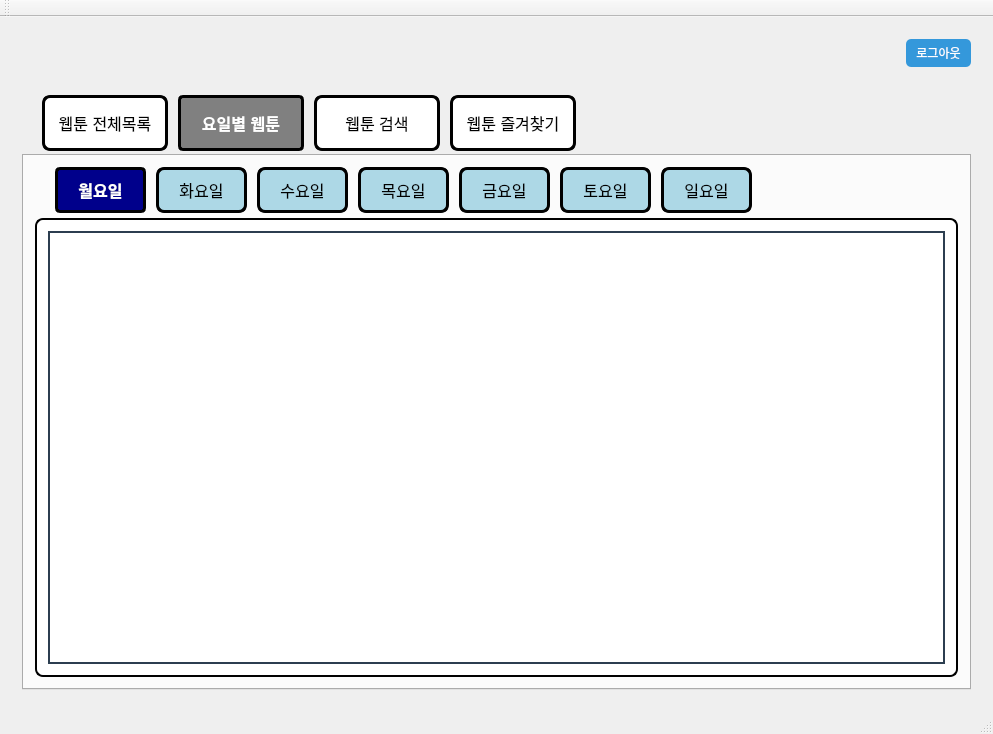
<?xml version="1.0" encoding="UTF-8"?>
<ui version="4.0">
 <class>MainWindow</class>
 <widget class="QMainWindow" name="MainWindow">
  <property name="geometry">
   <rect>
    <x>0</x>
    <y>0</y>
    <width>993</width>
    <height>734</height>
   </rect>
  </property>
  <property name="windowTitle">
   <string>QTCPClient</string>
  </property>
  <property name="styleSheet">
   <string notr="true">QTableView {
    border: 2px solid #2c3e50; /* 테두리 두께 */
    gridline-color: #34495e;    /* 셀 구분선 색상 */
    font-size: 16px;           /* 내부 텍스트 크기 */
    font-family: Arial;        /* 내부 텍스트 폰트 */
}

QHeaderView::section {
    background-color: #3498db; /* 헤더 배경 */
    color: white;              /* 헤더 글자 색상 */
    font-size: 18px;           /* 헤더 글자 크기 */
    font-weight: bold;         /* 헤더 글자 굵기 */
    padding: 4px;
    border: 1px solid #2980b9; /* 헤더 테두리 */
}

QPushButton {
    background-color: #3498db;
    color: white;
    border-radius: 5px;
    padding: 5px 10px;
}

QPushButton:hover {
    background-color: #2980b9;
}</string>
  </property>
  <widget class="QWidget" name="centralWidget">
   <layout class="QGridLayout" name="gridLayout_2">
    <item row="3" column="0">
     <widget class="QStackedWidget" name="stackedWidget">
      <property name="currentIndex">
       <number>0</number>
      </property>
      <widget class="QWidget" name="main_page">
       <layout class="QGridLayout" name="gridLayout_3">
        <item row="0" column="0">
         <widget class="QTabWidget" name="mainTabWidget">
          <property name="styleSheet">
           <string notr="true">#mainTabWidget QTabWidget::pane {
    background-color: white;
    border: 2px solid black;
	border-radius:8px
}

#mainTabWidget QTabBar::tab {
    background: white;
    border: 3px solid black;
    border-radius: 8px; 
    padding: 10px;
	margin-right: 10px;
	margin-bottom: 5px;
	min-width: 100px;  
    min-height: 30px;  
	color: black;
	font-size: 16px;
}

#mainTabWidget QTabBar::tab:selected {
    background: gray;
	color: white;
	font-weight: bold;
    border-radius: 5px;
}

QTabWidget::tab-bar {  /* 탭 버튼을 감싸는 바 */
    left: 20px;  /* 탭 목록이 왼쪽으로 조금 이동 */
}</string>
          </property>
          <property name="currentIndex">
           <number>1</number>
          </property>
          <widget class="QWidget" name="entireListTab">
           <attribute name="title">
            <string>웹툰 전체목록</string>
           </attribute>
           <layout class="QGridLayout" name="gridLayout_4">
            <item row="0" column="0">
             <widget class="QTableView" name="e_tableView">
              <property name="font">
               <font>
                <family>Arial</family>
                <pointsize>-1</pointsize>
                <bold>false</bold>
               </font>
              </property>
              <property name="styleSheet">
               <string notr="true"/>
              </property>
              <property name="frameShape">
               <enum>QFrame::Shape::StyledPanel</enum>
              </property>
              <property name="editTriggers">
               <set>QAbstractItemView::EditTrigger::NoEditTriggers</set>
              </property>
              <property name="textElideMode">
               <enum>Qt::TextElideMode::ElideMiddle</enum>
              </property>
              <property name="gridStyle">
               <enum>Qt::PenStyle::SolidLine</enum>
              </property>
              <property name="sortingEnabled">
               <bool>false</bool>
              </property>
             </widget>
            </item>
           </layout>
          </widget>
          <widget class="QWidget" name="dayTab">
           <property name="enabled">
            <bool>true</bool>
           </property>
           <attribute name="title">
            <string>요일별 웹툰</string>
           </attribute>
           <layout class="QGridLayout" name="gridLayout_5">
            <item row="0" column="0">
             <widget class="QTabWidget" name="dayTabWidget">
              <property name="enabled">
               <bool>true</bool>
              </property>
              <property name="styleSheet">
               <string notr="true">#dayTabWidget QTabWidget::pane {
    background-color: white;
    border: 2px solid black;
	border-radius:8px
}

#dayTabWidget QTabBar::tab {
    background: lightblue;
    border: 3px solid black;
    border-radius: 8px; 
    padding: 10px;
	margin-right: 10px;
	margin-bottom: 5px;
	min-width: 65px;  
    min-height: 20px;  
	color: black;
	font-size: 16px;
}

#dayTabWidget QTabBar::tab:selected {
    background: darkblue;
	color: white;
	font-weight: bold;
    border-radius: 5px;
}

QTabWidget::tab-bar {  /* 탭 버튼을 감싸는 바 */
    left: 20px;  /* 탭 목록이 왼쪽으로 조금 이동 */
}</string>
              </property>
              <property name="currentIndex">
               <number>0</number>
              </property>
              <widget class="QWidget" name="tab_5">
               <attribute name="title">
                <string>월요일</string>
               </attribute>
               <layout class="QGridLayout" name="gridLayout_7">
                <item row="0" column="0">
                 <widget class="QTableView" name="tableView_mon">
                  <property name="editTriggers">
                   <set>QAbstractItemView::EditTrigger::NoEditTriggers</set>
                  </property>
                 </widget>
                </item>
               </layout>
              </widget>
              <widget class="QWidget" name="tab_6">
               <attribute name="title">
                <string>화요일</string>
               </attribute>
               <layout class="QGridLayout" name="gridLayout_8">
                <item row="0" column="0">
                 <widget class="QTableView" name="tableView_tue">
                  <property name="editTriggers">
                   <set>QAbstractItemView::EditTrigger::NoEditTriggers</set>
                  </property>
                 </widget>
                </item>
               </layout>
              </widget>
              <widget class="QWidget" name="tab_7">
               <attribute name="title">
                <string>수요일</string>
               </attribute>
               <layout class="QGridLayout" name="gridLayout_9">
                <item row="0" column="0">
                 <widget class="QTableView" name="tableView_wed">
                  <property name="editTriggers">
                   <set>QAbstractItemView::EditTrigger::NoEditTriggers</set>
                  </property>
                 </widget>
                </item>
               </layout>
              </widget>
              <widget class="QWidget" name="tab_8">
               <attribute name="title">
                <string>목요일</string>
               </attribute>
               <layout class="QGridLayout" name="gridLayout_10">
                <item row="0" column="0">
                 <widget class="QTableView" name="tableView_thu">
                  <property name="editTriggers">
                   <set>QAbstractItemView::EditTrigger::NoEditTriggers</set>
                  </property>
                 </widget>
                </item>
               </layout>
              </widget>
              <widget class="QWidget" name="tab_9">
               <attribute name="title">
                <string>금요일</string>
               </attribute>
               <layout class="QGridLayout" name="gridLayout_11">
                <item row="0" column="0">
                 <widget class="QTableView" name="tableView_fri">
                  <property name="editTriggers">
                   <set>QAbstractItemView::EditTrigger::NoEditTriggers</set>
                  </property>
                 </widget>
                </item>
               </layout>
              </widget>
              <widget class="QWidget" name="tab_10">
               <attribute name="title">
                <string>토요일</string>
               </attribute>
               <layout class="QGridLayout" name="gridLayout_12">
                <item row="0" column="0">
                 <widget class="QTableView" name="tableView_sat">
                  <property name="editTriggers">
                   <set>QAbstractItemView::EditTrigger::NoEditTriggers</set>
                  </property>
                 </widget>
                </item>
               </layout>
              </widget>
              <widget class="QWidget" name="tab_11">
               <attribute name="title">
                <string>일요일</string>
               </attribute>
               <layout class="QGridLayout" name="gridLayout_13">
                <item row="0" column="0">
                 <widget class="QTableView" name="tableView_sun">
                  <property name="editTriggers">
                   <set>QAbstractItemView::EditTrigger::NoEditTriggers</set>
                  </property>
                 </widget>
                </item>
               </layout>
              </widget>
             </widget>
            </item>
           </layout>
          </widget>
          <widget class="QWidget" name="searchTab">
           <attribute name="title">
            <string>웹툰 검색</string>
           </attribute>
           <layout class="QVBoxLayout" name="verticalLayout">
            <item>
             <layout class="QHBoxLayout" name="horizontalLayout">
              <item>
               <widget class="QComboBox" name="searchComboBox">
                <item>
                 <property name="text">
                  <string>제목</string>
                 </property>
                </item>
                <item>
                 <property name="text">
                  <string>작가</string>
                 </property>
                </item>
               </widget>
              </item>
              <item>
               <widget class="QLabel" name="label">
                <property name="text">
                 <string/>
                </property>
               </widget>
              </item>
              <item>
               <widget class="QLineEdit" name="toonSearchText"/>
              </item>
              <item>
               <widget class="QPushButton" name="searchButton">
                <property name="text">
                 <string>검색</string>
                </property>
               </widget>
              </item>
              <item>
               <spacer name="horizontalSpacer">
                <property name="orientation">
                 <enum>Qt::Orientation::Horizontal</enum>
                </property>
                <property name="sizeHint" stdset="0">
                 <size>
                  <width>40</width>
                  <height>20</height>
                 </size>
                </property>
               </spacer>
              </item>
             </layout>
            </item>
            <item>
             <widget class="QTableView" name="searchTableView">
              <property name="editTriggers">
               <set>QAbstractItemView::EditTrigger::NoEditTriggers</set>
              </property>
             </widget>
            </item>
           </layout>
          </widget>
          <widget class="QWidget" name="bookMarkTab">
           <attribute name="title">
            <string>웹툰 즐겨찾기</string>
           </attribute>
           <layout class="QGridLayout" name="gridLayout_6">
            <item row="0" column="0">
             <widget class="QTableView" name="b_tableView">
              <property name="editTriggers">
               <set>QAbstractItemView::EditTrigger::NoEditTriggers</set>
              </property>
             </widget>
            </item>
           </layout>
          </widget>
         </widget>
        </item>
       </layout>
      </widget>
      <widget class="QWidget" name="toonList_page">
       <layout class="QVBoxLayout" name="verticalLayout_3">
        <item>
         <widget class="QFrame" name="frame">
          <property name="frameShape">
           <enum>QFrame::Shape::StyledPanel</enum>
          </property>
          <property name="frameShadow">
           <enum>QFrame::Shadow::Raised</enum>
          </property>
          <layout class="QGridLayout" name="gridLayout_14">
           <item row="0" column="0">
            <widget class="QTableView" name="epiList_tableView"/>
           </item>
          </layout>
         </widget>
        </item>
        <item>
         <widget class="QFrame" name="frame_2">
          <property name="frameShape">
           <enum>QFrame::Shape::StyledPanel</enum>
          </property>
          <property name="frameShadow">
           <enum>QFrame::Shadow::Raised</enum>
          </property>
          <layout class="QGridLayout" name="gridLayout_15">
           <item row="0" column="1">
            <widget class="QPushButton" name="toList_backBtn">
             <property name="minimumSize">
              <size>
               <width>150</width>
               <height>0</height>
              </size>
             </property>
             <property name="text">
              <string>뒤로 가기</string>
             </property>
            </widget>
           </item>
           <item row="0" column="0">
            <spacer name="horizontalSpacer_2">
             <property name="orientation">
              <enum>Qt::Orientation::Horizontal</enum>
             </property>
             <property name="sizeHint" stdset="0">
              <size>
               <width>40</width>
               <height>20</height>
              </size>
             </property>
            </spacer>
           </item>
           <item row="0" column="2">
            <spacer name="horizontalSpacer_3">
             <property name="orientation">
              <enum>Qt::Orientation::Horizontal</enum>
             </property>
             <property name="sizeHint" stdset="0">
              <size>
               <width>40</width>
               <height>20</height>
              </size>
             </property>
            </spacer>
           </item>
          </layout>
         </widget>
        </item>
       </layout>
      </widget>
      <widget class="QWidget" name="webtoon_page">
       <layout class="QVBoxLayout" name="verticalLayout_2">
        <item>
         <layout class="QGridLayout" name="gridLayout_16">
          <item row="0" column="0">
           <widget class="QScrollArea" name="toon_scrollArea">
            <property name="widgetResizable">
             <bool>true</bool>
            </property>
            <widget class="QWidget" name="toon_scrollArea_contents">
             <property name="geometry">
              <rect>
               <x>0</x>
               <y>0</y>
               <width>762</width>
               <height>457</height>
              </rect>
             </property>
             <layout class="QVBoxLayout" name="verticalLayout_4"/>
            </widget>
           </widget>
          </item>
         </layout>
        </item>
        <item>
         <layout class="QGridLayout" name="gridLayout_17">
          <item row="0" column="0">
           <widget class="QPushButton" name="beforeEpi_btn">
            <property name="text">
             <string>&lt;&lt;이전화</string>
            </property>
           </widget>
          </item>
          <item row="0" column="1">
           <widget class="QPushButton" name="backList_btn">
            <property name="text">
             <string>목록으로 돌아가기</string>
            </property>
           </widget>
          </item>
          <item row="0" column="2">
           <widget class="QPushButton" name="afterEpi_btn">
            <property name="text">
             <string>다음화&gt;&gt;</string>
            </property>
           </widget>
          </item>
          <item row="1" column="2">
           <widget class="QPushButton" name="bookmark_add_btn">
            <property name="text">
             <string>즐겨찾기 추가</string>
            </property>
           </widget>
          </item>
          <item row="1" column="0">
           <widget class="QPushButton" name="like_btn">
            <property name="text">
             <string>좋아요</string>
            </property>
           </widget>
          </item>
          <item row="1" column="1">
           <widget class="QPushButton" name="pushButton">
            <property name="text">
             <string>즐겨찾기 목록으로 이동</string>
            </property>
           </widget>
          </item>
         </layout>
        </item>
       </layout>
      </widget>
      <widget class="QWidget" name="page_2">
       <widget class="QWidget" name="layoutWidget">
        <property name="geometry">
         <rect>
          <x>0</x>
          <y>380</y>
          <width>735</width>
          <height>58</height>
         </rect>
        </property>
        <layout class="QGridLayout" name="gridLayout">
         <item row="1" column="0">
          <widget class="QPushButton" name="pushButton_sendMessage">
           <property name="styleSheet">
            <string notr="true"/>
           </property>
           <property name="text">
            <string>Send Message</string>
           </property>
          </widget>
         </item>
         <item row="1" column="1">
          <widget class="QPushButton" name="pushButton_sendAttachment">
           <property name="styleSheet">
            <string notr="true"/>
           </property>
           <property name="text">
            <string>Send Attachment</string>
           </property>
          </widget>
         </item>
         <item row="0" column="0" colspan="2">
          <widget class="QLineEdit" name="lineEdit_message">
           <property name="sizePolicy">
            <sizepolicy hsizetype="Expanding" vsizetype="Fixed">
             <horstretch>0</horstretch>
             <verstretch>0</verstretch>
            </sizepolicy>
           </property>
           <property name="styleSheet">
            <string notr="true"/>
           </property>
          </widget>
         </item>
        </layout>
       </widget>
       <widget class="QTextBrowser" name="textBrowser_receivedMessages">
        <property name="geometry">
         <rect>
          <x>0</x>
          <y>16</y>
          <width>735</width>
          <height>358</height>
         </rect>
        </property>
        <property name="styleSheet">
         <string notr="true"/>
        </property>
       </widget>
      </widget>
     </widget>
    </item>
    <item row="0" column="0">
     <widget class="QFrame" name="frame_3">
      <property name="minimumSize">
       <size>
        <width>0</width>
        <height>0</height>
       </size>
      </property>
      <property name="styleSheet">
       <string notr="true">QFrame {
    border: none;

}
</string>
      </property>
      <property name="frameShape">
       <enum>QFrame::Shape::StyledPanel</enum>
      </property>
      <property name="frameShadow">
       <enum>QFrame::Shadow::Raised</enum>
      </property>
      <layout class="QHBoxLayout" name="horizontalLayout_2">
       <item>
        <spacer name="horizontalSpacer_4">
         <property name="orientation">
          <enum>Qt::Orientation::Horizontal</enum>
         </property>
         <property name="sizeHint" stdset="0">
          <size>
           <width>40</width>
           <height>20</height>
          </size>
         </property>
        </spacer>
       </item>
       <item>
        <widget class="QPushButton" name="logout_btn">
         <property name="styleSheet">
          <string notr="true"/>
         </property>
         <property name="text">
          <string>로그아웃</string>
         </property>
        </widget>
       </item>
      </layout>
     </widget>
    </item>
   </layout>
  </widget>
  <widget class="QMenuBar" name="menuBar">
   <property name="geometry">
    <rect>
     <x>0</x>
     <y>0</y>
     <width>993</width>
     <height>22</height>
    </rect>
   </property>
  </widget>
  <widget class="QToolBar" name="mainToolBar">
   <attribute name="toolBarArea">
    <enum>TopToolBarArea</enum>
   </attribute>
   <attribute name="toolBarBreak">
    <bool>false</bool>
   </attribute>
  </widget>
  <widget class="QStatusBar" name="statusBar"/>
 </widget>
 <layoutdefault spacing="6" margin="11"/>
 <resources/>
 <connections>
  <connection>
   <sender>toonSearchText</sender>
   <signal>returnPressed()</signal>
   <receiver>searchButton</receiver>
   <slot>click()</slot>
   <hints>
    <hint type="sourcelabel">
     <x>320</x>
     <y>144</y>
    </hint>
    <hint type="destinationlabel">
     <x>545</x>
     <y>144</y>
    </hint>
   </hints>
  </connection>
 </connections>
</ui>
